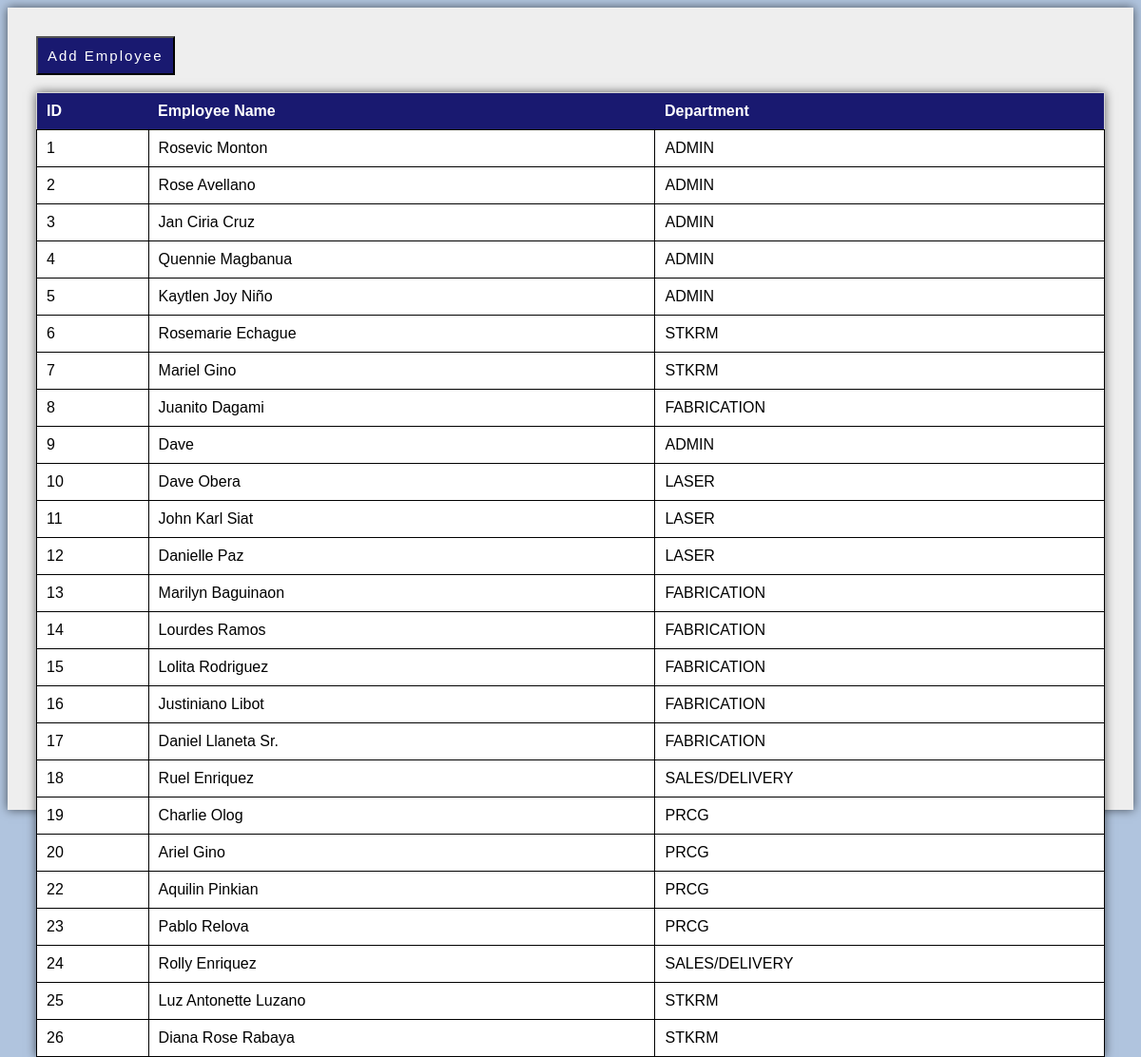
Screenshot of /utilities/addemployee.php with the database file from the repository.
### tables this page shows
CREATE TABLE `employee_tb` (
  `emp_id` int(11) NOT NULL AUTO_INCREMENT,
  `emp_name` varchar(100) NOT NULL,
  `dept_id` int(250) NOT NULL,
  PRIMARY KEY (`emp_id`)
);

CREATE TABLE `dept_tb` (
  `dept_id` int(250) NOT NULL AUTO_INCREMENT,
  `dept_name` varchar(250) DEFAULT NULL,
  PRIMARY KEY (`dept_id`)
);

### utilities/addemployee.php (the view, shortened to what this page needs)
<html>
<body>
<div class="content">
            <?php
                include "config.php";
            ?>
  <button class="butLink"  title="Create New Item" id="myBtn">Add Employee</button><br><br>
  <table>
  <tr>
    <th style="padding: 10px;">ID</th>
    <th style="padding: 10px;">Employee Name</th>
    <th style="padding: 10px;">Department</th>
  </tr>
<?php
       $sql = "SELECT employee_tb.emp_name, employee_tb.emp_id, dept_tb.dept_name FROM employee_tb INNER JOIN dept_tb WHERE employee_tb.dept_id = dept_tb.dept_id";
       $result = $db->query($sql);
       if ($result -> num_rows >  0) {
         while ($row = $result->fetch_assoc())
         {
    ?>
  <tr>
    <td style="padding: 10px;"><?php echo $row["emp_id"]?></td>
    <td style="padding: 10px;"><?php echo $row["emp_name"]?></td>
    <td style="padding: 10px;"><?php echo $row["dept_name"]?></td>
  </tr>
<?php }}?>
</table>
</body>
</html>

### utilities/addemployee.php (style rules this page uses)
body { font-family: sans-serif; background-color: #B0C4DE; }
.content { padding: 30px; box-shadow: 0 0 10px rgba(0,0,0,0.6); -moz-box-shadow: 0 0 10px rgba(0,0,0,0.6); -webkit-box-shadow: 0 0 10px rgba(0,0,0,0.6); -o-box-shadow: 0 0 10px rgba(0,0,0,0.6); margin-bottom: 10px; }
table { border-collapse: collapse; width: 100%; border: 1px solid lightgrey; box-shadow: 0 0 10px rgba(0,0,0,0.6); -moz-box-shadow: 0 0 10px rgba(0,0,0,0.6); -webkit-box-shadow: 0 0 10px rgba(0,0,0,0.6); -o-box-shadow: 0 0 10px rgba(0,0,0,0.6); margin-bottom: 10px; }
table td { border: 1px solid black; padding: 5px; background-color: white; }
table th { text-align: left; color: white; background-color: midnightblue; }
.content { background-color: #eee; height: 100%; }
button { background-color: midnightblue; color: white; font-size: 15px; padding: 10px; letter-spacing: 2px; cursor: pointer; }

### rows the page displays
employee_tb: emp_id "1", emp_name "Rosevic Monton", dept.dept_name "ADMIN"
employee_tb: emp_id "2", emp_name "Rose Avellano", dept.dept_name "ADMIN"
employee_tb: emp_id "3", emp_name "Jan Ciria Cruz", dept.dept_name "ADMIN"
employee_tb: emp_id "4", emp_name "Quennie Magbanua", dept.dept_name "ADMIN"
employee_tb: emp_id "5", emp_name "Kaytlen Joy Niño", dept.dept_name "ADMIN"
employee_tb: emp_id "6", emp_name "Rosemarie Echague", dept.dept_name "STKRM"
employee_tb: emp_id "7", emp_name "Mariel Gino", dept.dept_name "STKRM"
employee_tb: emp_id "8", emp_name "Juanito Dagami", dept.dept_name "FABRICATION"
employee_tb: emp_id "9", emp_name "Dave", dept.dept_name "ADMIN"
employee_tb: emp_id "10", emp_name "Dave Obera", dept.dept_name "LASER"
employee_tb: emp_id "11", emp_name "John Karl Siat", dept.dept_name "LASER"
employee_tb: emp_id "12", emp_name "Danielle Paz", dept.dept_name "LASER"
employee_tb: emp_id "13", emp_name "Marilyn Baguinaon", dept.dept_name "FABRICATION"
employee_tb: emp_id "14", emp_name "Lourdes Ramos", dept.dept_name "FABRICATION"
employee_tb: emp_id "15", emp_name "Lolita Rodriguez", dept.dept_name "FABRICATION"
employee_tb: emp_id "16", emp_name "Justiniano Libot", dept.dept_name "FABRICATION"
employee_tb: emp_id "17", emp_name "Daniel Llaneta Sr.", dept.dept_name "FABRICATION"
employee_tb: emp_id "18", emp_name "Ruel Enriquez", dept.dept_name "SALES/DELIVERY"
employee_tb: emp_id "19", emp_name "Charlie Olog", dept.dept_name "PRCG"
employee_tb: emp_id "20", emp_name "Ariel Gino", dept.dept_name "PRCG"
employee_tb: emp_id "22", emp_name "Aquilin Pinkian", dept.dept_name "PRCG"
employee_tb: emp_id "23", emp_name "Pablo Relova", dept.dept_name "PRCG"
employee_tb: emp_id "24", emp_name "Rolly Enriquez", dept.dept_name "SALES/DELIVERY"
employee_tb: emp_id "25", emp_name "Luz Antonette Luzano", dept.dept_name "STKRM"
employee_tb: emp_id "26", emp_name "Diana Rose Rabaya", dept.dept_name "STKRM"
